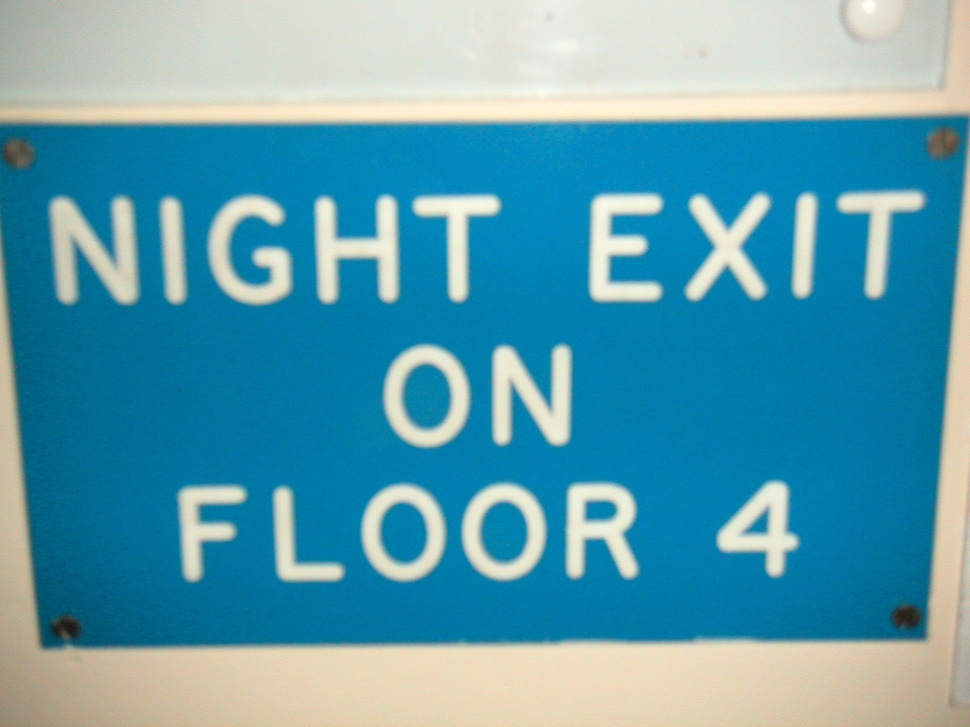
#> input picture scene3/ryoungt_05.08.2002/aPICT0026.JPG, 970 x 727 px, shrunk from 1280 x 960 before the run, found by its file name
$ python SWT.py   (older library calls are emulated)
#> lines starting #> are read from the running program, lines starting #| are printed output that depends on the picture; after the words box and inside, x2 and y2 are one past the last pixel; in counts of white or black regions, pixels touching at a corner belong together
### readImage.py
import cv2
import numpy as np

def getImage(path):  # get image and read it as RGB
#> called with path = 'images/images2/aPICT0026.JPG'
    image = cv2.imread(path,cv2.COLOR_BGR2RGB)
#> image is the input picture: shape (727, 970, 3); mean B, G, R 175.2, 157.3, 89.8
    return image

def getImageAsGrayScale(path):  # get image and read it as grayscale
#> called with path = 'images/images2/aPICT0026.JPG'
    image = cv2.imread(path, 0)
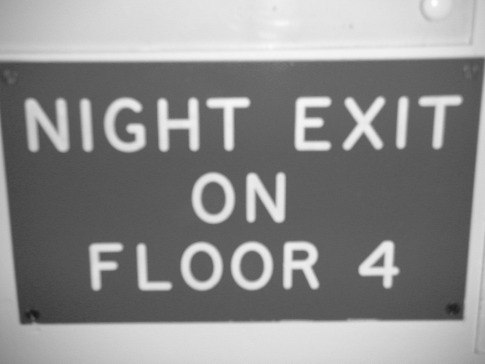
#> image: shape (727, 970) (shown at 1/2 size); min 23, max 254, mean 139.1
#> in getGradientDirections, `gradientX = cv2.Sobel(src=image, ddepth=cv2.CV_64F, dx=1,dy=0, ksize=-1)`:
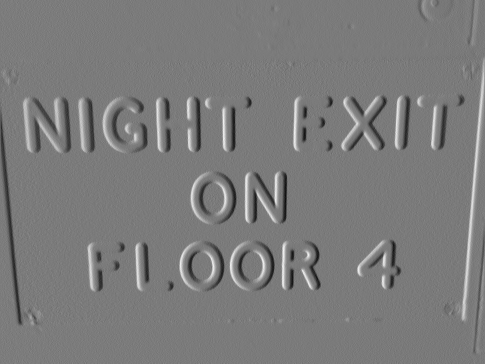
#> gradientX: shape (727, 970) float64 (shown at 1/2 size); min -827, max 887, mean 1.2; drawn with min black and max white
#> in getGradientDirections, `gradientY = cv2.Sobel(src=image, ddepth=cv2.CV_64F, dx=0,dy=1, ksize=-1)`:
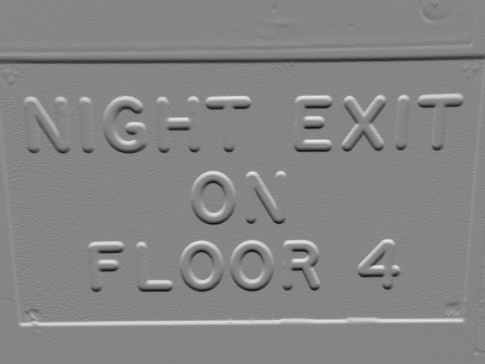
#> gradientY: shape (727, 970) float64 (shown at 1/2 size); min -885, max 802, mean -1; drawn with min black and max white
#> in getGradientDirections, `return np.arctan2(gradientY, gradientX)`:
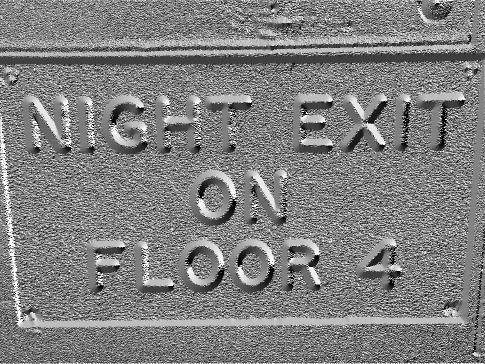
#> returned value: shape (727, 970) float64 (shown at 1/2 size); min -3.14, max 3.14, mean 0.027; drawn with min black and max white
    return image

def get_edges(im, lo: float = 200, hi: float = 300, window: int = 3):
    edges = cv2.Canny(im, lo, hi, apertureSize=window,L2gradient=True)
    return edges

def get_edges_Otsu(im):
    blur = cv2.GaussianBlur(im,(5,5),0)
    th,otsuResult = cv2.threshold(blur,0,255,cv2.THRESH_BINARY + cv2.THRESH_OTSU)
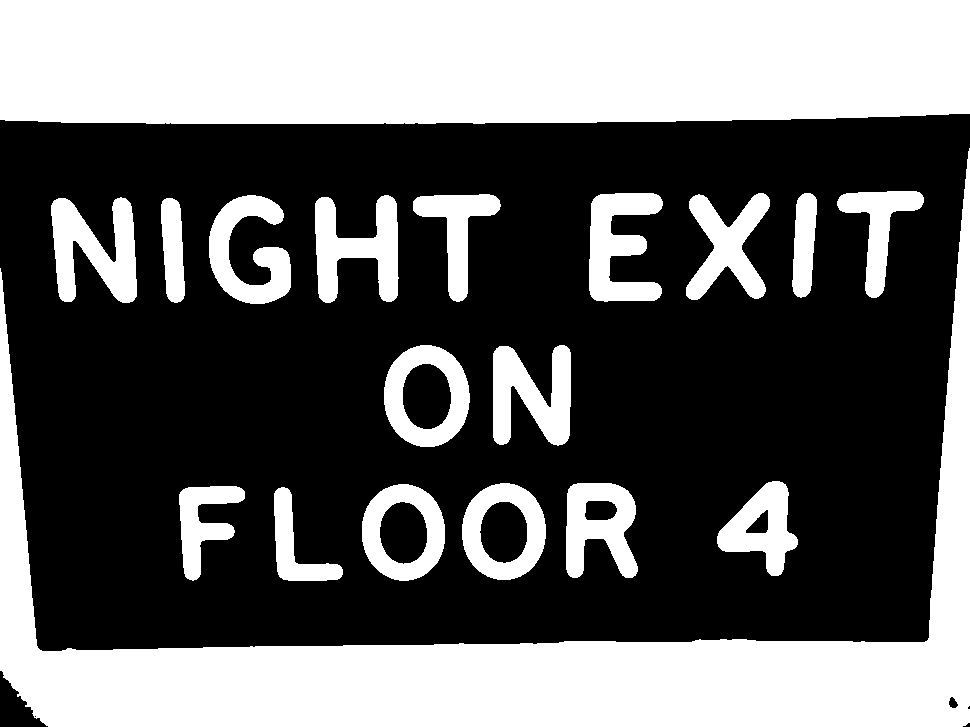
#> otsuResult: shape (727, 970); 40.1% white; 19 white regions, largest, box (x1, y1, x2, y2) and area: (0, 0, 970, 124) 118045, (0, 148, 970, 727) 97674, (51, 197, 137, 303) 5385
#> th = 150
    edges = cv2.Canny(otsuResult, th, th*5, 5)
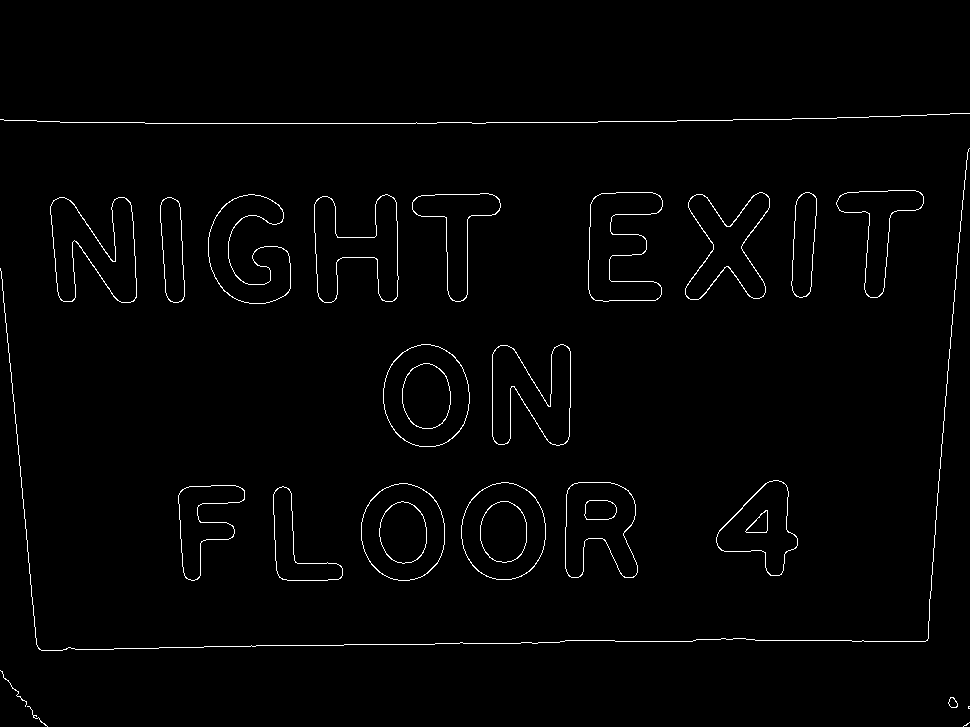
#> edges: shape (727, 970); 1.4% white in thin lines or dots, all inside (x1, y1, x2, y2) = (0, 113, 970, 727)
    return edges

def getGradientDirections(image): #get gradient directions
    gradientX = cv2.Sobel(src=image, ddepth=cv2.CV_64F, dx=1,dy=0, ksize=-1) #get x gradient
    gradientY = cv2.Sobel(src=image, ddepth=cv2.CV_64F, dx=0,dy=1, ksize=-1) #get y gradient
    return np.arctan2(gradientY, gradientX) # get gradient directions and return an image

def initialize_SW_Map(edgeImage):
    SW_Map = np.matrix(np.ones(edgeImage.shape) * np.inf)
    return SW_Map

def initialize_SW_Map(edgeImage):
    SW_Map = np.matrix(np.ones(edgeImage.shape) * np.inf)
    return SW_Map


### SWT.py
import numpy as np
from  readImage import *

imagePath = "images/images2/aPICT0026.JPG"

'''getting original image'''
originalImage = getImage(imagePath)
'''getting image as grayscale'''
grayImage = getImageAsGrayScale(imagePath)
'''calculating gradient directions'''
gradientDirections =getGradientDirections(grayImage)
'''detecting edge pixels'''
edgeImage = get_edges_Otsu(grayImage)

direction = 1


# [267 lines left out: functions SWT_old_parallel, SWT_new_parallel, SWT_new_normal, SWT_old_normal, not called in this run]
